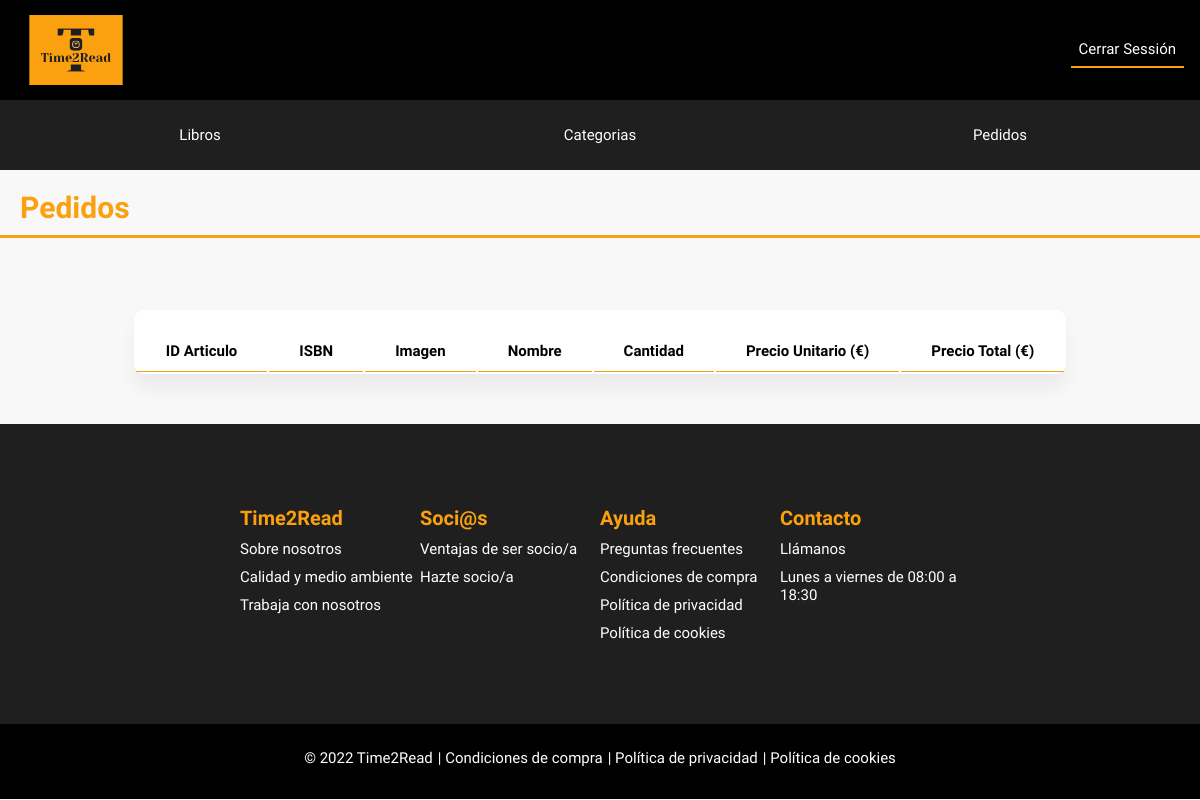
Before: /index.php?controller=Pedido&action=mostrarFacturas&id=3 (signed in) with the older database file.
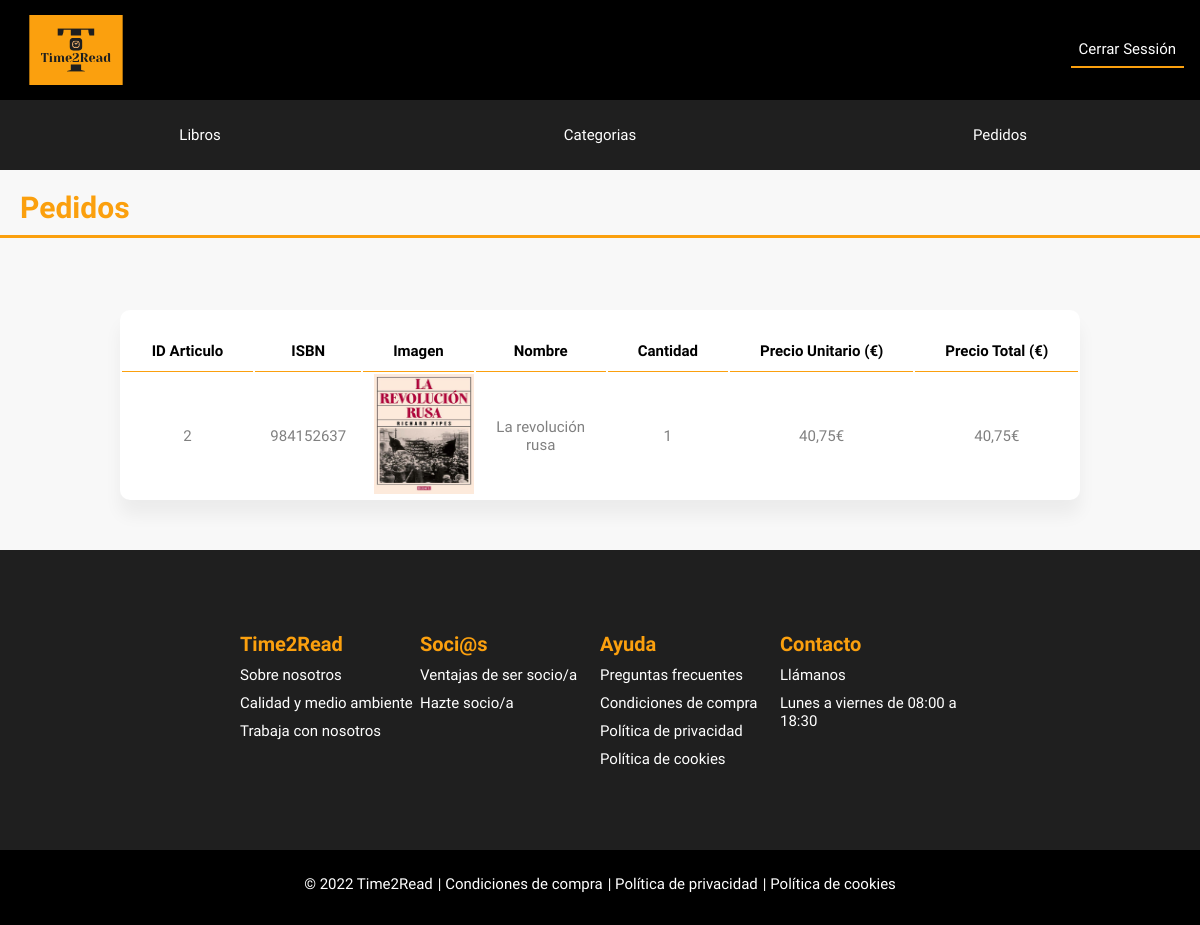
After: the same page with the newer database file.
### tables this page shows
CREATE TABLE `detalle_factura` (
  `id_detallepedido` int(11) NOT NULL,
  `fk_id_factura` int(11) NOT NULL,
  `fk_id_articulo` int(11) NOT NULL,
  `cantidad` int(11) NOT NULL,
  `precio` float NOT NULL
);

CREATE TABLE `articulo` (
  `id_articulo` int(11) NOT NULL,
  `fk_id_genero` int(11) NOT NULL,
  `isbn` int(13) NOT NULL,
  `nombre` varchar(100) NOT NULL,
  `descripcion_short` varchar(255) NOT NULL,
  `descripcion` varchar(10000) NOT NULL,
  `stock` int(11) NOT NULL,
  `precio_venta` float NOT NULL,
  `imagen` varchar(50) NOT NULL,
  `destacado` tinyint(1) NOT NULL DEFAULT 0,
  `estado` tinyint(1) NOT NULL
);

### models/database.php (called while the page is built, shortened)
<?php
class Database{
    public function __construct(){
        $servername = "localhost";
        $dbname= "biblioteca";
        $username = "root";
        $password = "";
        try{
		$this->db = new PDO("mysql:host=$servername;dbname=$dbname",$username, $password);
        }
        catch(PDOException $error)
        {
            echo "Connection failed: ". $error->getMessage();
        }
    }
}

### models/pedidos.php (called while the page is built, shortened)
<?php
require_once("database.php");
class Pedido extends Database
{
    public function obtenerDetallePedido($idfactura){
        $consulta = $this->db->prepare("SELECT * FROM detalle_factura F INNER JOIN articulo A ON F.fk_id_articulo = A.id_articulo WHERE fk_id_factura = $idfactura");
        $consulta->execute();
        $resultado = $consulta->fetchAll();
        return $resultado;
    }
}

### functions.php (called while the page is built, shortened)
<?php
function formatarPrecio($precio){
    $precioArr = explode('.', (string)$precio);
    if(!isset($precioArr[1])){
        return str_replace(".",",",(string)$precio);
    }else{
        $precioFormat=$precioArr[0].",".$precioArr[1];
        return $precioFormat;
    }
}

### views/adminPanel/tablaFacturas.php (the view)
<?php
echo "
<div class='admin-panel-content-container'>
<div class='admin-panel-title-container'>
    <h1 class='admin-panel-title'>Pedidos</h1>
    <div class='orange-line'></div>
</div>";
echo "<table class='admin-panel-page-table'>
    <tr>
        <th>ID Articulo</th>
        <th>ISBN</th>
        <th>Imagen</th>
        <th>Nombre</th>
        <th>Cantidad</th>
        <th>Precio Unitario (€)</th>
        <th>Precio Total (€)</th>
    </tr>";
foreach ($catalogo as $pedido) {
    echo " <tr>
        <td class='text'>" . $pedido['fk_id_articulo'] . "</td>
        <td class='text'>" . $pedido['isbn'] . "</td>
        <td><img class='libroicon' src='" . $pedido['imagen'] . "'></td>
        <td class='text'>" . $pedido['nombre'] . "</td>
        <td class='text'>" . $pedido['cantidad'] . "</td>
        <td class='text'>" . formatarPrecio($pedido['precio_venta']) . "€</td>
        <td class='text'>" . formatarPrecio($pedido['precio']) . "€</td>
        </tr>";
}
echo "</table>
</div>";

Changed rows visible on the page:
added detalle_factura: fk_id_articulo "2", fk_id_articulo.isbn "984152637", fk_id_articulo.imagen (picture), fk_id_articulo.nombre "La revolución rusa", cantidad "1", fk_id_articulo.precio_venta "40,75", precio "40,75"
